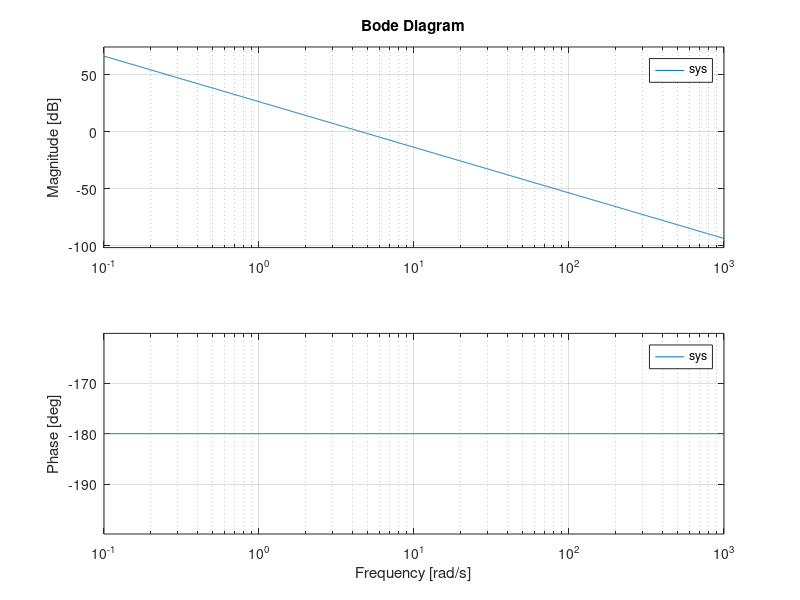

Reproduce this figure in MATLAB. (Note: this script raises an error after producing the figure.)
clc; clear; close all;

% Calculation of the mass
rho = 1180;                 % [kg/m^3]
plate_length = 0.39;        % [m]
side_plate_height = 0.035;  % [m]
thickness = 0.0048 ;        % [m]

side_plate_m3 = plate_length * side_plate_height * thickness;   % [m^3]
foundation_m4 = plate_length * plate_length * thickness;        % [m^3]
total_m3 = 4 * side_plate_m3 + foundation_m4;                   % [m^3]

m_plate = total_m3*rho; % [kg]

% Paramters of the motor model
Kt = 11;                % [N/A] - motor constant
m = 0.135 + m_plate/3;  % [kg] - mass to be moved by the motor (approximate)
D = 0;                  % [Ns/m] % Vicious friction - Didn't know, so for now we assume no friction (we could see that this was not the actual

num = [Kt];
den = [m D 0];

% Motor model
sys = tf(num,den);
bode(sys)

%% Load controller
load('controller_lowpass.mat') % No integrator  
% C = shapeit_data.C_tf_z;
C = shapeit_data.C_tf;
C_shapeit = tf(C);
num_c = cell2mat(C.num);
den_c = cell2mat(C.den);
s = tf('s');

lead_zero = 3.33;
lead_pole = 30;
lpf_pole = 100;
damping = 0.6;
gain = 100;

C_gain = gain;
C_lead = ((1/(2*pi*lead_zero))*s+1)/((1/(2*pi*lead_pole))*s+1);
C_lpf = 1/((1/(2*pi*lpf_pole)^2)*s^2 + ((2*damping)/(2*pi*lpf_pole))*s+1);
C = C_gain*C_lead*C_lpf;
bode(C_shapeit)
hold on
bode(C)

% Control parameters for Simulink model
numc_mi = C.Numerator{:};
denc_mi = C.Denominator{:};

%%
% %% Nyquist robustness
% m_max = 0.150*100000;
% delta = 0:m_max/10:m_max;
% figure
% for i = 1:length(delta)
% sys = kt/((m_tot+delta(i))*s^2+d*s);
% L = C*sys;
% nyquist(1+L)
% hold on
% end
% 
% figure
% for i = 1:length(delta)
% sys = kt/((m_tot+delta(i))*s^2+d*s);
% trans = loopsens(C,sys);
% pzmap(trans.Ti)
% hold on
% end
% 
% % m_tot_aux = m_tot + delta 
% %% Load controller
% 
% load('weak_PD.mat')
% C = shapeit_data.C_tf;
% C = tf(C);
% num_c = cell2mat(C.num);
% den_c = cell2mat(C.den);
% 
% C = shapeit_data.C_tf_z;
% C = tf(C);
% num_d = cell2mat(C.num);
% den_d = cell2mat(C.den);